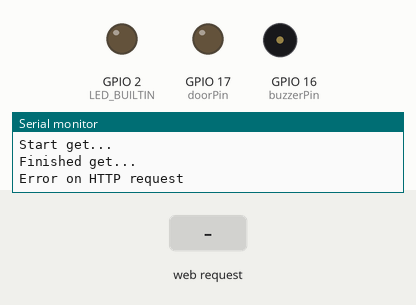
Simulated run of this sketch. Board: ESP32. Shown: output pins drawn as LEDs (lit = HIGH), buzzer (waves = sounding), the last lines printed to the serial monitor. The inputs (shaded band) are chosen by the test bench. WiFi joins after 1.5 s; servers stay silent unless stated.

Above: at 2.9 s.
3.0 s: HTTP request GET /87 received
At 3.3 s:
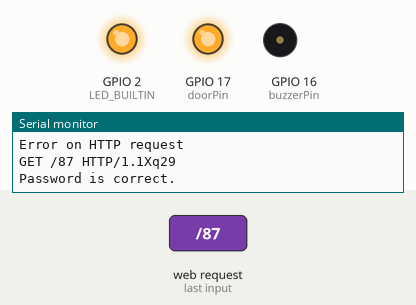
At 4.9 s:
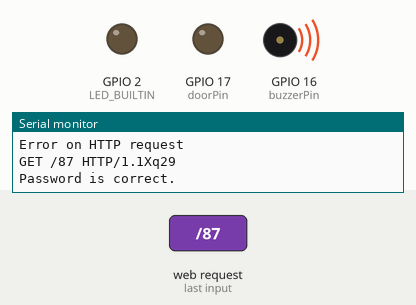
Timing chart, 0 to 7.2 s (numbered marks = the images above; inputs shaded):
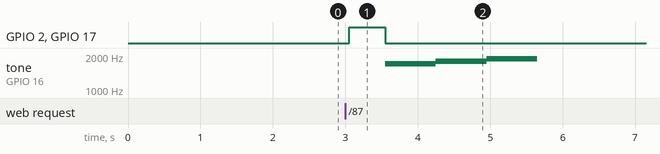

Measured:
- after the input at 3.0 s, GPIO 2 (LED_BUILTIN), GPIO 17 (doorPin): LOW → HIGH after 0.05 s, → LOW 0.50 s later; tone on GPIO 16 (buzzerPin): silent → 1700 Hz after 0.55 s, → 1800 Hz 0.70 s later, → 1900 Hz 0.70 s later, → silent 0.70 s later

The sketch:

SpareKey.ino
```cpp
//https://www.forward.com.au/pfod/ArduinoProgramming/TimingDelaysInArduino.html
//Pin Reference: https://randomnerdtutorials.com/esp32-pinout-reference-gpios/
//https://techtutorialsx.com/2017/05/19/esp32-http-get-requests/
//Tone library: https://github.com/lbernstone/Tone
#include <WiFi.h>
#include <Tone32.h>
#include <ESP32_MailClient.h>
#include <HTTPClient.h>
#include <millisDelay.h>

const size_t input_buffer_length = 256;

const char* ssid = "iiNetC2DAD7";
const char* wifiPassword = "M9PrxcbtkS";
const char* passwordToOpenDoor = "/87"; //password should begin with a slash
const char* emailSenderAccount = "notifieripchange1@gmail.com";
const char* emailSenderPassword = "Test1234!";
const char* emailRecipient = "dklempfner@gmail.com";
const char* smtpServer = "smtp.gmail.com";
const char* emailSubject = "Your public IP address has changed";
const int smtpServerPort = 465;
const int doorPin = 17;
const int buzzerPin = 16;
const int toneDuration = 700;
const int buzzerChannel = 0;
const int LED_BUILTIN = 2;
const int lengthOfIPAddress = 16;
char oldIPAddress[lengthOfIPAddress] = "";
char newIPAddress[lengthOfIPAddress] = "";
const int lockOutTime = 60000; //180000ms = 3 mins
const int badPasswordCountLimit = 3;
int badPasswordCount = 0;
bool isLockedOut = false;

millisDelay lockedOutTimer;
millisDelay ipCheckTimer;
SMTPData smtpData;

// Callback function to get the Email sending status
void sendCallback(SendStatus info);

WiFiServer server(301); //Pick any port number you like

void setup() {
  Serial.begin(115200);
  delay(10);
  Serial.println(WiFi.localIP());

  pinMode(LED_BUILTIN, OUTPUT);
  digitalWrite(LED_BUILTIN, 0);

  pinMode(doorPin, OUTPUT);
  digitalWrite(doorPin, 0);

  pinMode(buzzerPin, OUTPUT);
  digitalWrite(buzzerPin, 0);

  Serial.println();
  Serial.print("Connecting to ");
  Serial.println(ssid);
  WiFi.begin(ssid, wifiPassword);

  while (WiFi.status() != WL_CONNECTED) {
    delay(500);
    Serial.print(".");
  }
  Serial.println("");
  Serial.println("WiFi connected");

  server.begin();
  Serial.println("Server started.");
  Serial.println(WiFi.localIP());

  ipCheckTimer.start(360000); //6 mins
  setIPAddress(oldIPAddress);
}

void loop() {
  WiFiClient client = server.available();
  if(client){
    delay(50);
    if(client.available()){
      char request[input_buffer_length];
      client.readBytesUntil('\r', request, input_buffer_length);
      Serial.println(request);

      if(isLockedOut){
        if(!lockedOutTimer.justFinished()) {
          GenerateResponse(client, "You're locked out due to too many bad password attempts. Please try again later.");
        }
        else {
          isLockedOut = false;
          badPasswordCount = 0;
        }
      }

      if(!isLockedOut) {
        bool isPasswordCorrect = strstr(request, passwordToOpenDoor);
        if(isPasswordCorrect) {
          GenerateResponse(client, "Password is correct.");
          OpenDoor();
          CorrectPasswordSound();
        }
        else if (!strstr(request, "favicon.ico")) {
          //Got a GET request and it wasn't the favicon.ico request, must have been a bad password:
          GenerateResponse(client, "Password is incorrect.");
          badPasswordCount++;
          if(badPasswordCount == badPasswordCountLimit){
            isLockedOut = true;
            BadPasswordCountLimitSound();
            lockedOutTimer.start(lockOutTime);
          }
        }
      }
    }
  }

  if (ipCheckTimer.justFinished()) {
    if(hasIPAddressChanged()) {
      sendIPChangedEmail(newIPAddress);
    }
    ipCheckTimer.repeat();
  }
}

bool hasIPAddressChanged(){
  Serial.println("timer finished");
  setIPAddress(newIPAddress);
  Serial.println("OldIPAddress:");
  Serial.println(oldIPAddress);
  Serial.println("NewIPAddress:");
  Serial.println(newIPAddress);
  bool hasIPAddressChanged = strcmp(oldIPAddress, newIPAddress) != 0;
  Serial.println("hasIPAddressChanged?");
  Serial.println(hasIPAddressChanged);
  if(hasIPAddressChanged){
    copy(newIPAddress, oldIPAddress, lengthOfIPAddress);
  }
  return hasIPAddressChanged;
}

void copy(char* src, char* dst, int len) {
    memcpy(dst, src, sizeof(src[0])*len);
}

void setIPAddress(char* ipAddressBuffer){
  HTTPClient http;
  Serial.println("begin http");
  http.begin("http://bot.whatismyipaddress.com/"); //Only allowed to call once per 5 mins.
  Serial.println("Adding header...");
  http.addHeader("User-Agent", "Mozilla/5.0 (Windows NT 10.0; Win64; x64) AppleWebKit/537.36 (KHTML, like Gecko) Chrome/81.0.4044.138 Safari/537.36");
  Serial.println("Start get...");
  int httpCode = http.GET();
  Serial.println("Finished get...");

  if (httpCode > 0) {
    int index = 0;
    WiFiClient& stream = http.getStream();
    while (stream.available()) {
      ipAddressBuffer[index] = stream.read();
      index++;
    }

    Serial.println(httpCode);
    Serial.println(ipAddressBuffer);
  }
  else {
    Serial.println("Error on HTTP request");
  }
  http.end();
}

void sendCallback(SendStatus msg) {
  Serial.println(msg.info());

  if (msg.success()) {
    Serial.println("Email was sent successfully.");
  }
}

void sendIPChangedEmail(const char *newIPAddress){
  smtpData.setLogin(smtpServer, smtpServerPort, emailSenderAccount, emailSenderPassword);
  smtpData.setSender("ESP32", emailSenderAccount);
  smtpData.setPriority("High");
  smtpData.setSubject(emailSubject);
  smtpData.setMessage(newIPAddress, false);
  smtpData.addRecipient(emailRecipient);
  smtpData.setSendCallback(sendCallback);
  if (!MailClient.sendMail(smtpData)){
    Serial.println("Error sending Email, " + MailClient.smtpErrorReason());
  }
  smtpData.empty();
}

void OpenDoor() {
  digitalWrite(LED_BUILTIN, 1); //flash the onboard LED to help during testing.
  digitalWrite(doorPin, 1);
  delay(500);
  digitalWrite(LED_BUILTIN, 0);
  digitalWrite(doorPin, 0);
}

void GenerateResponse(WiFiClient& client, const char *text) {
  Serial.println(text);
  client.print(
      "HTTP/1.1 200 OK\r\n"
      "Content-Type: text/html\r\n"
      "\r\n"
      "<!DOCTYPE HTML>\r\n"
      "<html>\r\n"
      "<br><h1><b>"
  );
  client.print(text);
  client.print("</b></h1>");
  client.print("<br><h1><b>Come on up to level 5 :)</b></h1>");
  client.print("</html>\r\n");
  client.flush();
}

void CorrectPasswordSound() {
  //Play 1700, 1800, 1900Hz
  for(int i = 17; i < 20; i++){
    int frequency = i * 100;
    tone(buzzerPin, frequency, toneDuration, buzzerChannel);
    noTone(buzzerPin, buzzerChannel);
  }
}


void BadPasswordCountLimitSound() {
  int frequency = 400;
  tone(buzzerPin, frequency, 3 * toneDuration, buzzerChannel);
  noTone(buzzerPin, buzzerChannel);
}
```
